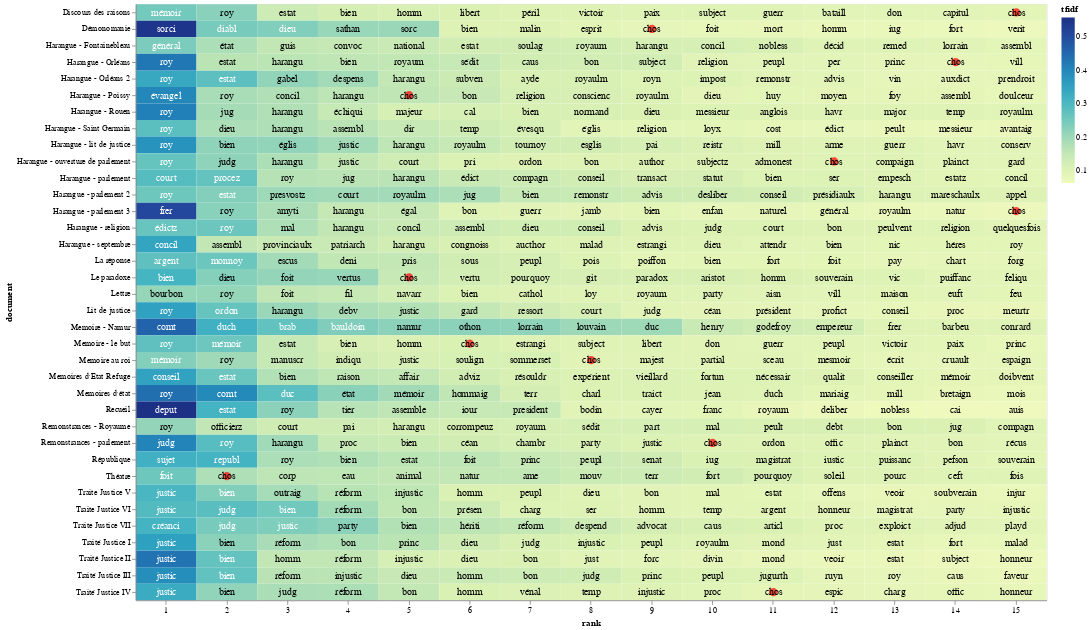

Notebook source saved alongside this figure:
### Code cell
import altair as alt
import numpy as np
import pandas as pd
import os
from pathlib import Path

# Get the custom stopword list from the user
stop_words = get_stopwords()

# Function to select a .csv file
def select_csv_file():
    cwd = os.getcwd()
    csv_files = sorted([f for f in os.listdir(cwd) if f.endswith('.csv')])
    
    if not csv_files:
        print("No CSV files found in the current working directory.")
        return None

    print("Available CSV files:")
    for i, file in enumerate(csv_files):
        print(f"{i + 1}. {file}")

    choice = int(input("Select a CSV file number to read as top_tfidf: ")) - 1
    if choice < 0 or choice >= len(csv_files):
        print("Invalid choice.")
        return None

    return csv_files[choice]

# Prompt user to select a .csv file
csv_file = select_csv_file()
if csv_file:
    top_tfidf = pd.read_csv(csv_file)
    
    # Extract the stem of the selected CSV file
    csv_stem = Path(csv_file).stem

    # Prompt user to truncate groups with default value as 'no'
    truncate_groups = input("Do you want to truncate the plot by only including certain groups? (yes/no, default is no): ").strip().lower() or 'no'
    if truncate_groups == 'yes':
        available_groups = top_tfidf['document'].unique()
        print("Available groups (documents) with index numbers:")
        for i, group in enumerate(available_groups):
            print(f"{i + 1}. {group}")

        selected_groups = input("Enter the index numbers of the groups to include (e.g., 1,2,3 or 1-3): ").strip()
        selected_indexes = []

        # Split the input by commas to handle both individual values and ranges
        for part in selected_groups.split(','):
            if '-' in part:
                start_index, end_index = map(int, part.split('-'))
                selected_indexes.extend(range(start_index, end_index + 1))
            else:
                selected_indexes.append(int(part))

        # Convert selected indexes to groups
        selected_groups = [available_groups[i - 1] for i in selected_indexes]

        # Filter the DataFrame
        top_tfidf = top_tfidf[top_tfidf['document'].isin(selected_groups)]

    # Remove '_corrected' from the 'document' labels
    top_tfidf['document'] = top_tfidf['document'].str.replace('_corrected', '')
    top_tfidf['document'] = top_tfidf['document'].str.replace('Repair', '')
    top_tfidf['document'] = top_tfidf['document'].str.replace('_lemmatized', '')
    top_tfidf['document'] = top_tfidf['document'].str.replace('_stemmed', '')

    # Prompt user to limit the number of words displayed in each group
    limit_words = input("Do you want to limit the number of words displayed in each group? (yes/no, default is yes): ").strip().lower() or 'yes'
    if limit_words == 'yes':
        max_words = int(input("Enter the maximum number of words to display per group: ").strip())
        top_tfidf['rank'] = top_tfidf.groupby('document')['tfidf'].rank("first", ascending=False)
        top_tfidf = top_tfidf[top_tfidf['rank'] <= max_words]

    # Prompt user to choose whether to use a preset list of terms, specify custom terms, or enter a blank list
    print("1. Use preset list of terms")
    print("2. Specify custom terms")
    print("3. Enter a blank list")
    term_choice = int(input("Enter your choice (1, 2, or 3), default is 1: ").strip()) or 1

    preset_terms = ['chos']
    if term_choice == 1:
        term_list = preset_terms
    elif term_choice == 2:
        user_terms = input("Enter a list of words separated by commas for highlighting (e.g., war, peace): ")
        term_list = [term.strip() for term in user_terms.split(",")]
    else:
        term_list = []

    # Prompt user for a filename to save the PNG file
    file_name = input("Enter a filename (without extension) to save the visualization: ")
    output_file = f"{file_name}.png"

    # Prompt user to specify the width of the chart
    chart_width_input = input("Enter the chart width (default is 600): ").strip()
    chart_width = int(chart_width_input) if chart_width_input.isdigit() else 600

    # Adding a little randomness to break ties in term ranking
    top_tfidf_plusRand = top_tfidf.copy()
    top_tfidf_plusRand['tfidf'] = top_tfidf_plusRand['tfidf'] + np.random.rand(top_tfidf.shape[0]) * 0.0001

    # Base chart for all visualizations, with rank calculation
    base = alt.Chart(top_tfidf_plusRand).encode(
        x=alt.X('rank:O', axis=alt.Axis(labelAngle=0)),  # Set labelAngle to horizontal (0 degrees)
        y='document:N'
    ).transform_window(
        rank="rank()",
        sort=[alt.SortField("tfidf", order="descending")],
        groupby=["document"]
    )

    # Heatmap specification
    heatmap = base.mark_rect().encode(
        color='tfidf:Q'
    )

    # Red circle over terms in the entered list
    circle = base.mark_circle(size=100).encode(
        color=alt.condition(
            alt.FieldOneOfPredicate(field='term', oneOf=term_list),
            alt.value('red'),
            alt.value('#FFFFFF00')
        )
    )

    # Text labels, white for darker heatmap colors
    text = base.mark_text(baseline='middle', fontSize=12).encode(
        text='term:N',
        color=alt.condition(alt.datum.tfidf >= 0.23, alt.value('white'), alt.value('black'))
    )

    # Combine the heatmap, circle, and text
    final_chart = alt.layer(heatmap, circle, text).properties(width=chart_width)

    # Display the chart in Jupyter Lab
    final_chart.display()

    # Save the chart as a PNG file using the base Altair package
    try:
        final_chart.save(output_file)
        print(f"Visualization saved as {output_file} in the current directory.")
    except Exception as e:
        print(f"Error saving visualization: {e}")
else:
    print("No valid CSV file selected.")

### Figure 1 — Vega-Lite specification as saved in the notebook (floating-point values rounded to 4 significant figures; data arrays with more than 128 entries replaced by an {"elided": "..."} marker saying what was removed)
{"config": {"view": {"continuousWidth": 300, "continuousHeight": 300}}, "layer": [{"mark": {"type": "rect"}, "encoding": {"color": {"field": "tfidf", "type": "quantitative"}, "x": {"axis": {"labelAngle": 0}, "field": "rank", "type": "ordinal"}, "y": {"field": "document", "type": "nominal"}}, "transform": [{"window": [{"op": "rank", "field": "", "as": "rank"}], "groupby": ["document"], "sort": [{"field": "tfidf", "order": "descending"}]}]}, {"mark": {"type": "circle", "size": 100}, "encoding": {"color": {"condition": {"test": {"field": "term", "oneOf": ["chos"]}, "value": "red"}, "value": "#FFFFFF00"}, "x": {"axis": {"labelAngle": 0}, "field": "rank", "type": "ordinal"}, "y": {"field": "document", "type": "nominal"}}, "transform": [{"window": [{"op": "rank", "field": "", "as": "rank"}], "groupby": ["document"], "sort": [{"field": "tfidf", "order": "descending"}]}]}, {"mark": {"type": "text", "baseline": "middle", "fontSize": 12}, "encoding": {"color": {"condition": {"test": "(datum.tfidf >= 0.23)", "value": "white"}, "value": "black"}, "text": {"field": "term", "type": "nominal"}, "x": {"axis": {"labelAngle": 0}, "field": "rank", "type": "ordinal"}, "y": {"field": "document", "type": "nominal"}}, "transform": [{"window": [{"op": "rank", "field": "", "as": "rank"}], "groupby": ["document"], "sort": [{"field": "tfidf", "order": "descending"}]}]}], "data": {"name": "data-9ccd41bf0d60a0b6e0a9aea7f67eb0fe"}, "width": 1100, "$schema": "https://vega.github.io/schema/vega-lite/v5.20.1.json", "datasets": {"data-9ccd41bf0d60a0b6e0a9aea7f67eb0fe": {"elided": "540 records"}}}
